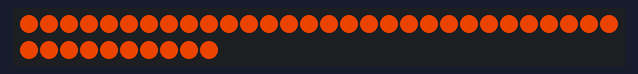
Simulated run of this sketch. Board: Arduino Mega 2560, built with avr-gcc and run on an emulated ATmega2560. Parts: 40 RGB LEDs in strip order, left to right, continuing on the next row. Dim RGB values are drawn brighter than linear; the strip is taken to match the declared colour order; what the sketch prints to the serial monitor is not drawn.

Above: at 0.58 s.
At 1.45 s:
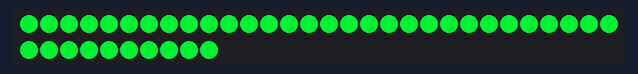
At 4.1 s:
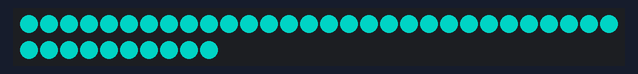
At 7.5 s:
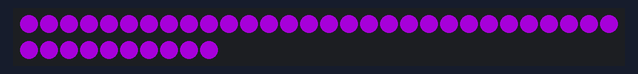
At 9.4 s:
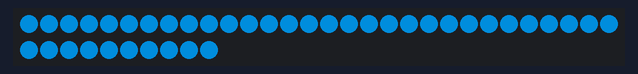
At 9.9 s:
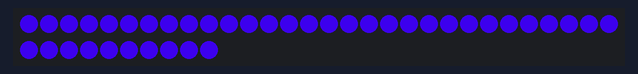

Measured:
- what the display in image 0 shows lasts 0.4 s, from 0.4 s to 0.8 s
- what the display in image 1 shows lasts 0.5 s, from 1.2 s to 1.7 s

The sketch:

CenterRipple.ino
```cpp
#include <Adafruit_NeoPixel.h>
#ifdef __AVR__
#include <avr/power.h> // Required for 16 MHz Adafruit Trinket
#endif

//LED pins
//first circle
#define LED_PIN13 22
//second circle
#define LED_PIN8 9
#define LED_PIN9 10
#define LED_PIN12 13
#define LED_PIN14 23
#define LED_PIN17 26
#define LED_PIN18 27
//third circle
#define LED_PIN3 4
#define LED_PIN4 5
#define LED_PIN5 6
#define LED_PIN7 8
#define LED_PIN10 11
#define LED_PIN11 12
#define LED_PIN15 24
#define LED_PIN16 25
#define LED_PIN19 28
#define LED_PIN21 30
#define LED_PIN22 31
#define LED_PIN23 32
//forth circle
#define LED_PIN1 2
#define LED_PIN2 3
#define LED_PIN6 7
#define LED_PIN20 29
#define LED_PIN24 33
#define LED_PIN25 34

#define LED_COUNT 40

Adafruit_NeoPixel strip(LED_COUNT, LED_PIN1, NEO_BRG + NEO_KHZ800);

int brightness = 250;
int wait = 1000;
int buttonState = 0;

//For multithreading
long lastTime = millis();

void setup() {
  strip.begin();
  strip.show();
  strip.setBrightness(brightness);

  Serial.begin(9600);
}

void TurnOn(int pin, long elapsedMS) {
  strip.setPin(pin);
  strip.fill(strip.Color(0, 0, 127));
  strip.show();

  static long ledTime = 0;
  ledTime += elapsedMS;
  if (ledTime >= wait) {
    strip.clear();
    strip.show();
    ledTime -= wait;
  }
}


void CenterRipple(long elapsedTime) {
  static long ledTime = 0;
  ledTime += elapsedTime;

  if (ledTime <= 1000) {
    TurnOn(LED_PIN13, elapsedTime);
  };
  if (ledTime >= 1000 && ledTime < 2000) {
    TurnOn(LED_PIN8, elapsedTime);
    TurnOn(LED_PIN9, elapsedTime);
    TurnOn(LED_PIN12, elapsedTime);
    TurnOn(LED_PIN14, elapsedTime);
    TurnOn(LED_PIN17, elapsedTime);
    TurnOn(LED_PIN18, elapsedTime);
  };
  if (ledTime >= 2000 && ledTime < 3000) {
    TurnOn(LED_PIN3, elapsedTime);
    TurnOn(LED_PIN4, elapsedTime);
    TurnOn(LED_PIN5, elapsedTime);
    TurnOn(LED_PIN7, elapsedTime);
    TurnOn(LED_PIN10, elapsedTime);
    TurnOn(LED_PIN11, elapsedTime);
    TurnOn(LED_PIN15, elapsedTime);
    TurnOn(LED_PIN16, elapsedTime);
    TurnOn(LED_PIN19, elapsedTime);
    TurnOn(LED_PIN21, elapsedTime);
    TurnOn(LED_PIN22, elapsedTime);
    TurnOn(LED_PIN23, elapsedTime);
  };
  if (ledTime >= 3000 && ledTime < 4000) {
    TurnOn(LED_PIN1, elapsedTime);
    TurnOn(LED_PIN2, elapsedTime);
    TurnOn(LED_PIN6, elapsedTime);
    TurnOn(LED_PIN20, elapsedTime);
    TurnOn(LED_PIN24, elapsedTime);
    TurnOn(LED_PIN25, elapsedTime);
  };
  if (ledTime >= 4000) {
    ledTime -= 4000;
  }
}

void rainbow(long elapsedTime) {      //wait = 20
  static int i = 0;
  static int j = 0 ;
  static long RainbowTime = 0;
  RainbowTime += elapsedTime;

  if (RainbowTime >= 300) {
    if (i <= strip.numPixels()) {
      i++;
    }
    else if (i >= strip.numPixels()) {
      j++;
    }
    if (i + j >= 256) {
      i = 0;
      j = 0;
    }
    strip.fill(Wheel((i + j)));
    Serial.println(String(i + j));
    strip.show();

    RainbowTime -= 300;
  }
}

uint32_t Wheel(byte WheelPos) {
  WheelPos = 255 - WheelPos;
  if (WheelPos < 85) {
    //    Serial.println("red to blue -" + String(WheelPos * 3));
    return strip.Color(255 - WheelPos * 3, 0, WheelPos * 3);
  }
  if (WheelPos < 170) {
    WheelPos -= 85;
    //    Serial.println("blue to green =" + String(WheelPos * 3));
    return strip.Color(0, WheelPos * 3, 255 - WheelPos * 3);
  }
  WheelPos -= 170;
  //  Serial.println("green to red _" + String(WheelPos * 3));
  return strip.Color(WheelPos * 3, 255 - WheelPos * 3, 0);
}

void loop() {
  // put your main code here, to run repeatedly:
  long elapsedTime = millis() - lastTime; //get time elapsed
  lastTime += elapsedTime;


  for (int i = 22; i <= 51; i++) {
    strip.setPin(i);
    Serial.println(String(i));
    rainbow(elapsedTime);
    // rainbow file
  }


}
```
